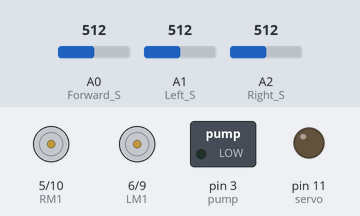
A sketch run on a simulated Arduino Uno, built with avr-gcc and run on an emulated ATmega328P. Shown: motor-driver pin pairs drawn as motors (green arrow = first pin HIGH = forward, orange = second pin HIGH = backward, longer = more drive), switched loads named in the sketch (green lamp = pin HIGH), output pins drawn as LEDs (lit = HIGH). The inputs (shaded band) are chosen by the test bench; at power-on: A0 (Forward_S) = 512, A1 (Left_S) = 512, A2 (Right_S) = 512.

Above: at 1.2 s.
1.3 s: A0 (Forward_S) set to 523
At 2.2 s:
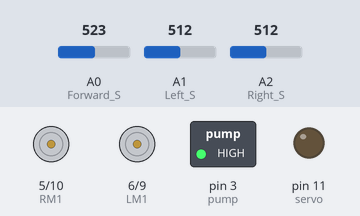
4.3 s: A1 (Left_S) set to 523
At 5.8 s:
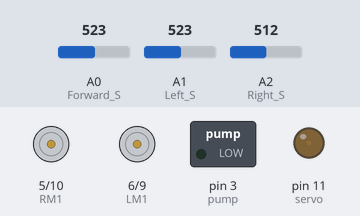
6.3 s: A2 (Right_S) set to 716
At 7.2 s:
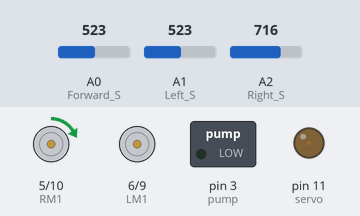
7.8 s: A0 (Forward_S) set to 900
At 8.7 s:
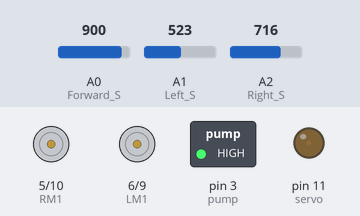
10.8 s: A1 (Left_S) set to 881
At 11.7 s:
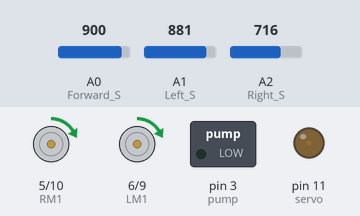
13.8 s: A1 (Left_S) set to 900
At 15.5 s:
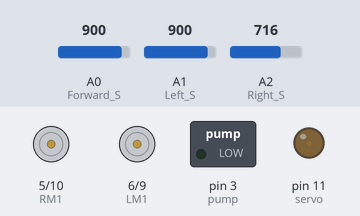
Timing chart, 0 to 17.0 s (numbered marks = the images above; inputs shaded):
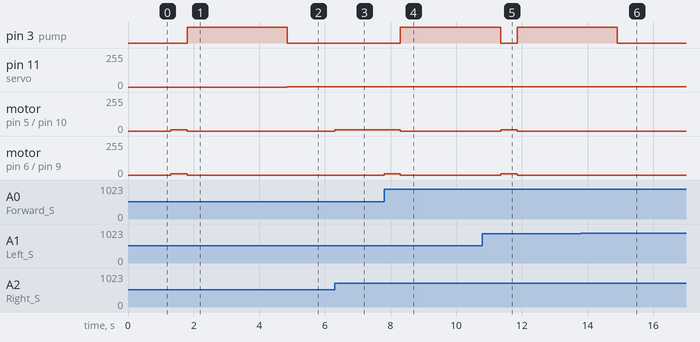

Measured:
- the behaviour switches between 512 and 513 on A0 (Forward_S) (found by bisection; images 0 and 1)
- the behaviour switches between 522 and 523 on A1 (Left_S) (found by bisection; images 1 and 2)
- after the input at 1.3 s, pin 3 (pump): LOW → HIGH after 0.50 s; motor on pin 5 (RM1) / pin 10 (RM2), motor on pin 6 (LM1) / pin 9 (LM2): stopped → forward 10/255 at once, → stopped 0.50 s later
- after the input at 4.3 s, pin 3 (pump): goes on until 4.9 s, then stays LOW; motor on pin 5 (RM1) / pin 10 (RM2), motor on pin 6 (LM1) / pin 9 (LM2): stays stopped (without the input it goes to forward 10/255 after 0.56 s)
- after the input at 6.3 s, motor on pin 5 (RM1) / pin 10 (RM2): stopped → forward 10/255 at once
- after the input at 7.8 s, pin 3 (pump): LOW → HIGH after 0.50 s; motor on pin 5 (RM1) / pin 10 (RM2): forward 10/255 → stopped after 0.50 s; motor on pin 6 (LM1) / pin 9 (LM2): stopped → forward 10/255 at once, → stopped 0.50 s later
- after the input at 10.8 s, pin 11 (servo): stays 1/255 (without the input it goes to 223/255 after 3.0 s)
- after the input at 13.8 s, pin 3 (pump): goes on until 14.9 s, then stays LOW; pin 11 (servo): stays 1/255 (without the input it goes to 214/255 after 3.6 s); motor on pin 5 (RM1) / pin 10 (RM2), motor on pin 6 (LM1) / pin 9 (LM2): stays stopped (without the input it goes to forward 10/255 after 1.1 s)

The sketch:

sketch_dec05a.ino
```cpp
 boolean fire = false;
/*-------defining Inputs------*/
#define Left_S A1      // left sensor
#define Right_S A2      // right sensor
#define Forward_S A0  //forward sensor

/*-------defining Outputs------     */
#define LM1 6       // left motor
#define LM2 9       // left motor
#define RM1 5       // right motor
#define RM2 10       // right motor
#define pump 3      //pump motor
#define servo 11    //servo motor


void setup()
{
  pinMode(Left_S, INPUT);
  pinMode(Right_S, INPUT);
  pinMode(Forward_S, INPUT);
  pinMode(LM1, OUTPUT);
  pinMode(LM2, OUTPUT);
  pinMode(RM1, OUTPUT);
  pinMode(RM2, OUTPUT);
  pinMode(pump, INPUT);
  pinMode(servo, OUTPUT);

}

void put_off_fire()
{
       delay (500);

      analogWrite(LM1, 0);
      analogWrite(LM2, 0);
      analogWrite(RM1, 0);
      analogWrite(RM2, 0);

     analogWrite(pump, 255);

     delay(500);

            int x=0;
            int y=255;

             for (x; x<255; x++){
             analogWrite(servo, x);
             delay(5);
             }

             for (y; y>0; y--){
             analogWrite(servo, y);
             delay(5);
             }

    analogWrite(pump,0);
    fire=false;
}

void cal_fire(){

int Lval = analogRead(Left_S);
int Rval = analogRead(Right_S);
int Fval = analogRead(Forward_S);

  if (Lval <= 1000 || Rval <= 1000 || Fval <= 1000){
      fire = true;
    }
    else{
      fire = false;
      }

  }

void loop(){

int Lval = analogRead(Left_S);
int Rval = analogRead(Right_S);
int Fval = analogRead(Forward_S);

            if (Lval >= 20 & Lval > Fval & Lval > Rval){


                          analogWrite(LM1, 10);
                          analogWrite(LM2, 0);
                          analogWrite(RM1, 0);
                          analogWrite(RM2, 0);


                          }
            else if(Rval >= 20 & Rval > Fval & Rval > Lval){

                          analogWrite(LM1, 0);
                          analogWrite(LM2, 0);
                          analogWrite(RM1, 10);
                          analogWrite(RM2, 0);


                          }
            else if(Fval >= 20 & Fval > Lval & Fval > Rval){


                          analogWrite(LM1, 10);
                          analogWrite(LM2, 0);
                          analogWrite(RM1, 10);
                          analogWrite(RM2, 0);

                          cal_fire();
                          }
            else{
                  analogWrite(LM1, 0);
                  analogWrite(LM2, 0);
                  analogWrite(RM1, 0);
                  analogWrite(RM2, 0);
                  }
         while (fire == true){
             put_off_fire();
                }

}
```
